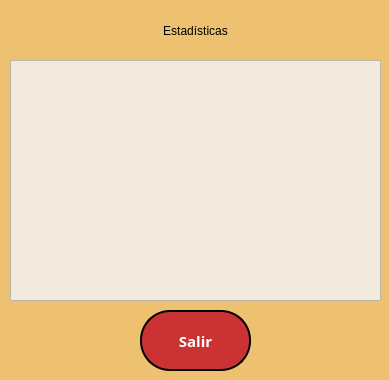
<?xml version="1.0" encoding="UTF-8"?>
<ui version="4.0">
 <class>ventana:_estadisticas</class>
 <widget class="QDialog" name="ventana:_estadisticas">
  <property name="geometry">
   <rect>
    <x>0</x>
    <y>0</y>
    <width>389</width>
    <height>380</height>
   </rect>
  </property>
  <property name="windowTitle">
   <string>Estadísticas</string>
  </property>
  <widget class="QListWidget" name="lista_tiempos">
   <property name="geometry">
    <rect>
     <x>10</x>
     <y>60</y>
     <width>371</width>
     <height>241</height>
    </rect>
   </property>
   <property name="styleSheet">
    <string notr="true">background-color: rgb(242, 234, 220);
selection-color: rgb(255, 0, 0);
font: bold 8pt &quot;AcadEref&quot;;
color: rgb(0, 0, 0);
border-color: rgb(96, 154, 43);</string>
   </property>
  </widget>
  <widget class="QLabel" name="titulo_estadisticas">
   <property name="geometry">
    <rect>
     <x>10</x>
     <y>10</y>
     <width>371</width>
     <height>41</height>
    </rect>
   </property>
   <property name="styleSheet">
    <string notr="true">font: bold 20pt &quot;AcadEref&quot;;</string>
   </property>
   <property name="text">
    <string>Estadísticas</string>
   </property>
   <property name="alignment">
    <set>Qt::AlignCenter</set>
   </property>
  </widget>
  <widget class="QLabel" name="label_fondo">
   <property name="geometry">
    <rect>
     <x>0</x>
     <y>0</y>
     <width>391</width>
     <height>391</height>
    </rect>
   </property>
   <property name="styleSheet">
    <string notr="true">background-color: rgb(238, 193, 112);</string>
   </property>
   <property name="text">
    <string/>
   </property>
  </widget>
  <widget class="QPushButton" name="btn_regresar">
   <property name="geometry">
    <rect>
     <x>140</x>
     <y>310</y>
     <width>111</width>
     <height>61</height>
    </rect>
   </property>
   <property name="maximumSize">
    <size>
     <width>160</width>
     <height>160</height>
    </size>
   </property>
   <property name="font">
    <font>
     <family>AcadEref</family>
     <pointsize>11</pointsize>
     <weight>75</weight>
     <italic>false</italic>
     <bold>true</bold>
    </font>
   </property>
   <property name="cursor">
    <cursorShape>OpenHandCursor</cursorShape>
   </property>
   <property name="mouseTracking">
    <bool>false</bool>
   </property>
   <property name="tabletTracking">
    <bool>false</bool>
   </property>
   <property name="focusPolicy">
    <enum>Qt::StrongFocus</enum>
   </property>
   <property name="styleSheet">
    <string notr="true">QPushButton{
	background-color: rgb(203, 50, 52);
	color: rgb(255,255,255);  
	border-radius: 30px; 
	border: 2px solid #000;
	font: bold 11pt &quot;AcadEref&quot;;	
}

QPushButton:hover{
	background-color: rgb(232, 3, 27);
}</string>
   </property>
   <property name="text">
    <string>Salir</string>
   </property>
   <property name="shortcut">
    <string>Ctrl+D</string>
   </property>
   <property name="checkable">
    <bool>false</bool>
   </property>
   <property name="autoDefault">
    <bool>false</bool>
   </property>
   <property name="default">
    <bool>false</bool>
   </property>
   <property name="flat">
    <bool>false</bool>
   </property>
  </widget>
  <zorder>label_fondo</zorder>
  <zorder>lista_tiempos</zorder>
  <zorder>titulo_estadisticas</zorder>
  <zorder>btn_regresar</zorder>
 </widget>
 <resources/>
 <connections/>
</ui>
